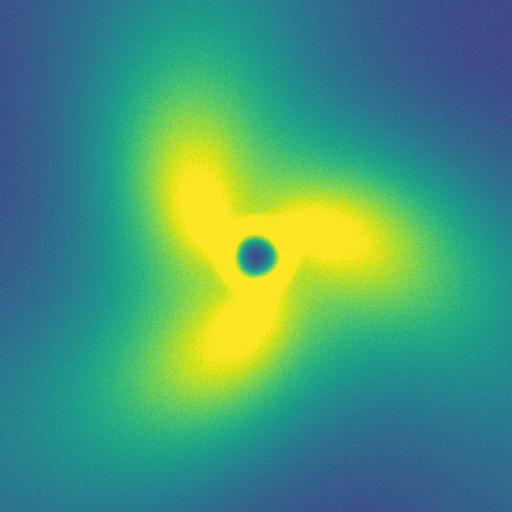
#> input picture data/demo/demo_satellite_ir.png, 512 x 512 px
$ python generate_heatmap.py
#> lines starting #> are read from the running program, lines starting #| are printed output that depends on the picture
### backend/config.py
from pathlib import Path
from typing import Dict, Any

# Base Directories
BASE_DIR = Path(__file__).resolve().parent.parent
DATA_DIR = BASE_DIR / "data"
RAW_DATA_DIR = DATA_DIR / "raw"
PROCESSED_DATA_DIR = DATA_DIR / "processed"
SATELLITE_DATA_DIR = DATA_DIR / "satellite"
TRACKS_DATA_DIR = DATA_DIR / "tracks"
DEMO_DATA_DIR = DATA_DIR / "demo"
MODELS_DIR = BASE_DIR / "models"
UPLOADS_DIR = BASE_DIR / "uploads"
DATABASE_URL = f"sqlite:///{BASE_DIR / 'cyclone_ai.db'}"

# Ensure required directories exist
for folder in [DATA_DIR, RAW_DATA_DIR, PROCESSED_DATA_DIR, SATELLITE_DATA_DIR,
               TRACKS_DATA_DIR, DEMO_DATA_DIR, MODELS_DIR, UPLOADS_DIR]:
    folder.mkdir(parents=True, exist_ok=True)

# Standard IMD (India Meteorological Department) & WMO Intensity Scale
CYCLONE_CATEGORIES = [
    {
        "name": "Low Pressure Area",
        "short": "LPA",
        "min_wind_kmph": 0,
        "max_wind_kmph": 31,
        "color": "#38bdf8",
        "severity": "Informational"
    },
    {
        "name": "Depression",
        "short": "D",
        "min_wind_kmph": 31,
        "max_wind_kmph": 49,
        "color": "#34d399",
        "severity": "Low"
    },
    {
        "name": "Deep Depression",
        "short": "DD",
        "min_wind_kmph": 50,
        "max_wind_kmph": 61,
        "color": "#facc15",
        "severity": "Moderate"
    },
    {
        "name": "Cyclonic Storm",
        "short": "CS",
        "min_wind_kmph": 62,
        "max_wind_kmph": 88,
        "color": "#fb923c",
        "severity": "High"
    },
    {
        "name": "Severe Cyclonic Storm",
        "short": "SCS",
        "min_wind_kmph": 89,
        "max_wind_kmph": 117,
        "color": "#f97316",
        "severity": "Severe"
    },
    {
        "name": "Very Severe Cyclonic Storm",
        "short": "VSCS",
        "min_wind_kmph": 118,
        "max_wind_kmph": 166,
        "color": "#ef4444",
        "severity": "Very Severe"
    },
    {
        "name": "Extremely Severe Cyclonic Storm",
        "short": "ESCS",
        "min_wind_kmph": 167,
        "max_wind_kmph": 221,
        "color": "#dc2626",
        "severity": "Extremely Severe"
    },
    {
        "name": "Super Cyclonic Storm",
        "short": "SuCS",
        "min_wind_kmph": 222,
        "max_wind_kmph": 350,
        "color": "#991b1b",
        "severity": "Catastrophic"
    }
]

# [5 lines left out: function get_category_from_wind, not called in this run]

DISCLAIMER_TEXT = (
    "Research prototype for cyclone analysis. "
    "Forecast outputs must not replace official meteorological warnings."
)

EXPLAINABILITY_CAPTION = (
    "AI Attention Region — areas highlighted by the model as important for cyclone identification."
)

### preprocessing/image_preprocessing.py
import cv2
import numpy as np
from PIL import Image
import io
from typing import Tuple, Optional, Dict, Any

def load_image_to_numpy(image_source) -> np.ndarray:
    """
    Loads an image from filepath, bytes, or PIL Image into a NumPy array (RGB).
    """
#> called with image_source = 'data/demo/demo_satellite_ir.png'
    if isinstance(image_source, (str, bytes, bytearray)):
        if isinstance(image_source, str):
            image = Image.open(image_source).convert('RGB')
#> image is the input picture: PIL image 512x512 RGB; mean R, G, B 73, 152, 119.3
        else:
            image = Image.open(io.BytesIO(image_source)).convert('RGB')
        return np.array(image)
    elif isinstance(image_source, Image.Image):
        return np.array(image_source.convert('RGB'))
    elif isinstance(image_source, np.ndarray):
        if len(image_source.shape) == 2:
            return cv2.cvtColor(image_source, cv2.COLOR_GRAY2RGB)
        elif image_source.shape[2] == 4:
            return cv2.cvtColor(image_source, cv2.COLOR_RGBA2RGB)
        return image_source
    else:
        raise ValueError("Unsupported image source type")

# [82 lines left out: functions apply_clahe_contrast, reduce_noise, enhance_cloud_patterns, resize_and_normalize, estimate_vortex_center, not called in this run]

### ml/explainability/gradcam.py
from __future__ import annotations

import uuid
from pathlib import Path
from typing import Any, Dict, Optional

import cv2
import numpy as np
from PIL import Image

from backend.config import UPLOADS_DIR
from preprocessing.image_preprocessing import load_image_to_numpy, resize_and_normalize


class GradCamExplainer:
    """Generate true Grad-CAM when a CNN is loaded, otherwise labelled saliency."""

    def __init__(self, model=None, target_layer=None):
        self.model = model
        self.target_layer = target_layer or (
            model.features[-1] if model is not None and hasattr(model, "features") else None
        )

    # [25 lines left out: function _gradcam, not called in this run]

    @staticmethod
    def _saliency(image_rgb: np.ndarray) -> np.ndarray:
        gray = cv2.cvtColor(image_rgb, cv2.COLOR_RGB2GRAY)
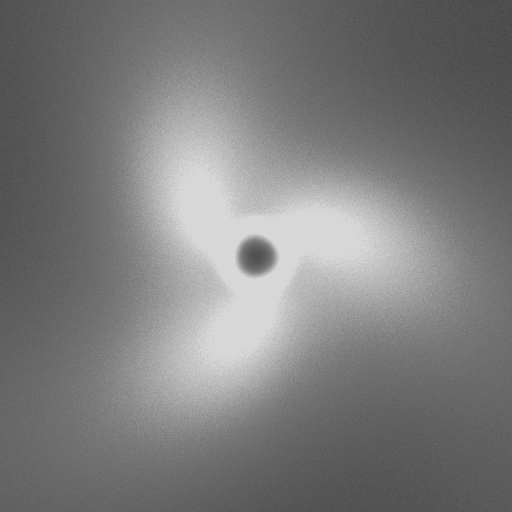
#> gray: shape (512, 512); min 68, max 215, mean 124.6
        size = max(15, min(gray.shape) // 16)
#> size = 32
        size += 1 - size % 2
#> size = 33
        blurred = cv2.GaussianBlur(gray, (size, size), 0)
        gradient = cv2.morphologyEx(
            blurred, cv2.MORPH_GRADIENT,
            cv2.getStructuringElement(cv2.MORPH_ELLIPSE, (7, 7)),
        )
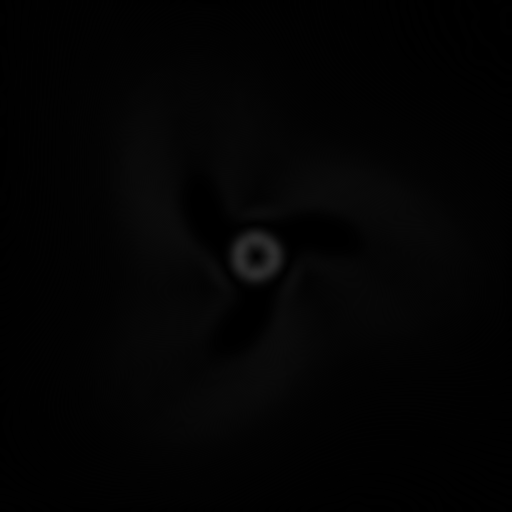
#> gradient: shape (512, 512); min 0, max 47, mean 3.2
        attention = 0.5 * gray.astype(np.float32) / 255.0 + 0.5 * gradient.astype(np.float32) / 255.0
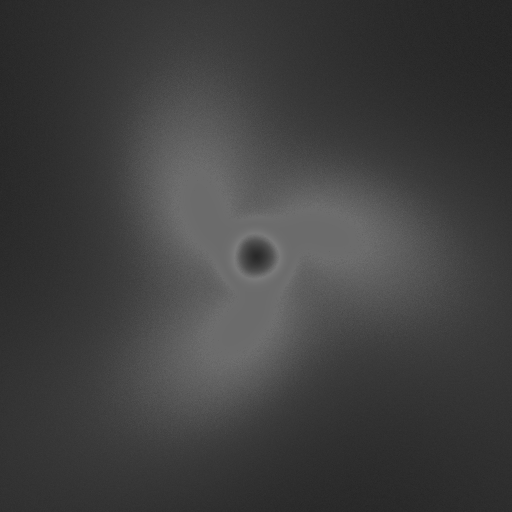
#> attention: shape (512, 512) float32; min 0.135, max 0.488, mean 0.251
        attention -= attention.min()
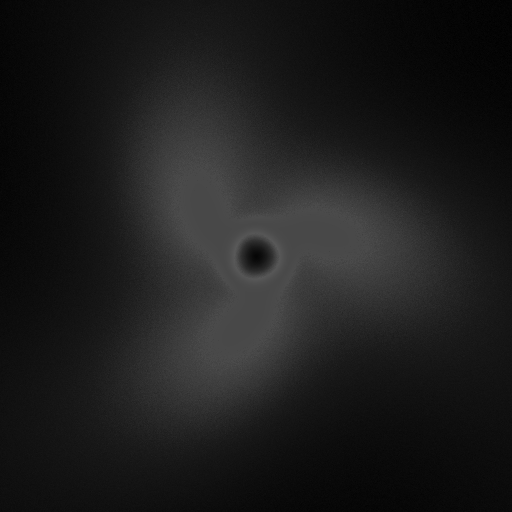
#> attention: shape (512, 512) float32; min 0, max 0.353, mean 0.115
        return attention / (attention.max() + 1e-8)
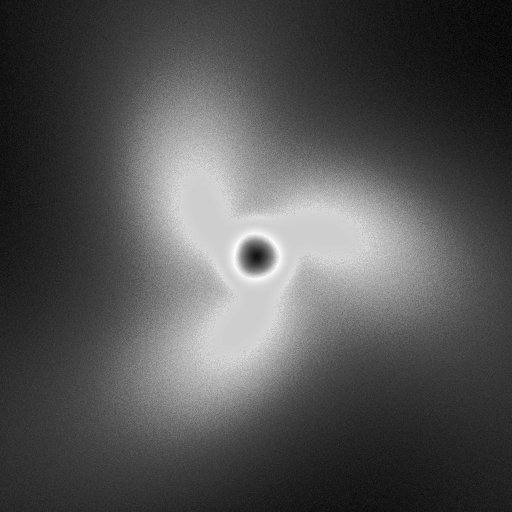
#> returned value: shape (512, 512) float32; min 0, max 1, mean 0.327

    def generate_heatmap(self, image_source, output_filename: Optional[str] = None) -> Dict[str, Any]:
        image_rgb = load_image_to_numpy(image_source)
        true_gradcam = self.model is not None and self.target_layer is not None
        attention = self._gradcam(image_rgb) if true_gradcam else self._saliency(image_rgb)
        colored_bgr = cv2.applyColorMap((attention * 255).astype(np.uint8), cv2.COLORMAP_TURBO)
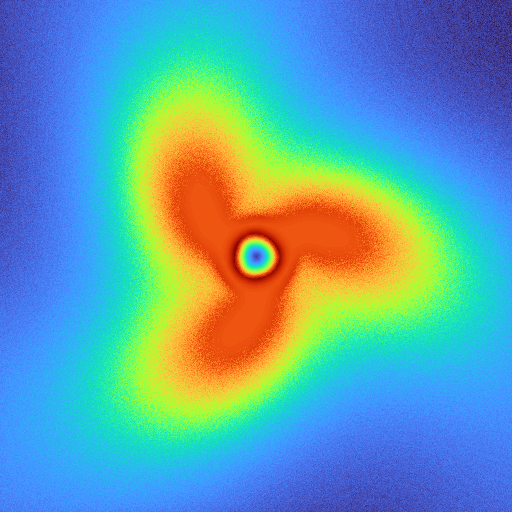
#> colored_bgr: shape (512, 512, 3); mean B, G, R 172.7, 161.4, 97.3
        colored_rgb = cv2.cvtColor(colored_bgr, cv2.COLOR_BGR2RGB)
        overlay = cv2.addWeighted(image_rgb, 0.5, colored_rgb, 0.5, 0)
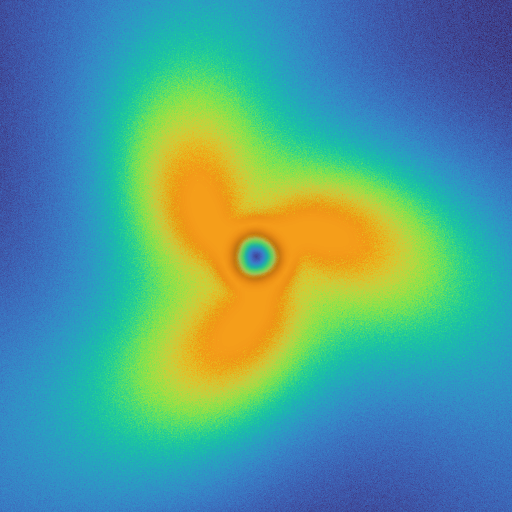
#> overlay: shape (512, 512, 3); mean R, G, B 85.2, 156.7, 146
        output_filename = output_filename or f"heatmap_{uuid.uuid4().hex[:10]}.png"
        output_path = UPLOADS_DIR / output_filename
        Image.fromarray(overlay).save(output_path)
        peak_y, peak_x = np.unravel_index(np.argmax(attention), attention.shape)
#> peak_y = 248; peak_x = 277
        method = "Grad-CAM" if true_gradcam else "cloud-pattern saliency fallback"
        return {
            "heatmap_url": f"/uploads/{output_filename}", "heatmap_path": str(output_path),
            "caption": f"{method}: highlighted regions contributed most to this analysis.",
            "method": method, "is_model_explanation": true_gradcam,
            "attention_peak_x": int(peak_x), "attention_peak_y": int(peak_y),
        }

### scripts/generate_heatmap.py
"""
CycloneAI - Explainability Heatmap Generator
Generates Grad-CAM / Attention heatmap overlay from a satellite image.
"""
import sys
import argparse
from pathlib import Path

PROJECT_ROOT = Path(__file__).resolve().parent.parent
sys.path.insert(0, str(PROJECT_ROOT))

from backend.config import DEMO_DATA_DIR, UPLOADS_DIR
from ml.explainability.gradcam import GradCamExplainer

def main():
    parser = argparse.ArgumentParser(description="Generate AI Attention Heatmap for Cyclone Image")
    parser.add_argument("--image", type=str, default=str(DEMO_DATA_DIR / "demo_satellite_ir.png"), help="Path to input satellite image")
    parser.add_argument("--output", type=str, default="cli_heatmap.png", help="Output filename in uploads/")
    args = parser.parse_args()

    print("=" * 60)
    print("CycloneAI: Explainability Grad-CAM Heatmap Generator")
    print("=" * 60)
    print(f"Input Image: {args.image}")

    explainer = GradCamExplainer()
    res = explainer.generate_heatmap(args.image, output_filename=args.output)
#> res = 7 items

    print(f"Heatmap Generated: {res['heatmap_path']}")
#| Heatmap Generated: uploads/cli_heatmap.png
    print(f"Caption: {res['caption']}")
#| Caption: cloud-pattern saliency fallback: highlighted regions contributed most to this analysis.
    print(f"Peak Attention Coordinates: ({res['attention_peak_x']}, {res['attention_peak_y']})")
#| Peak Attention Coordinates: (277, 248)
    print("=" * 60)

if __name__ == "__main__":
    main()
